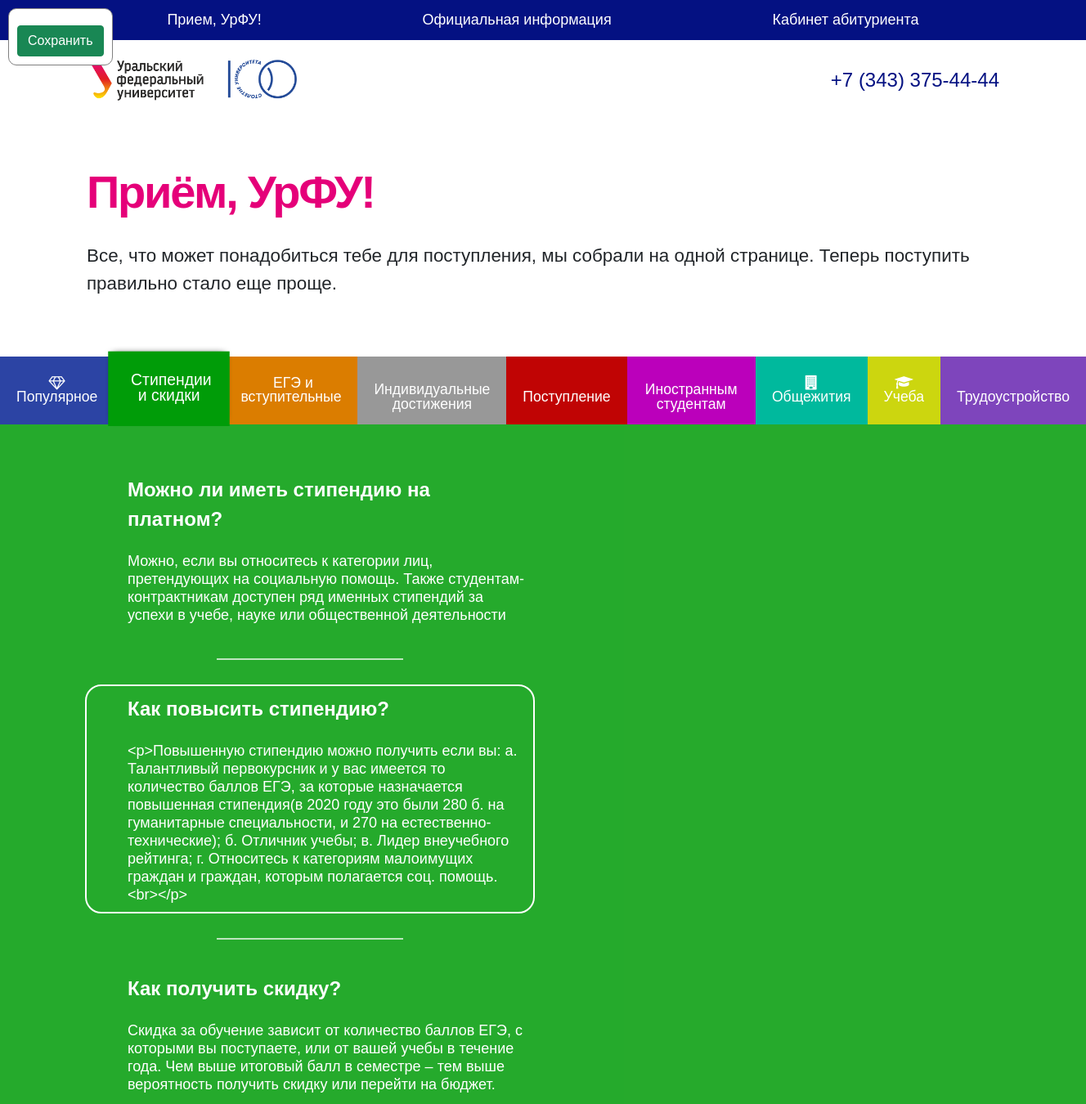
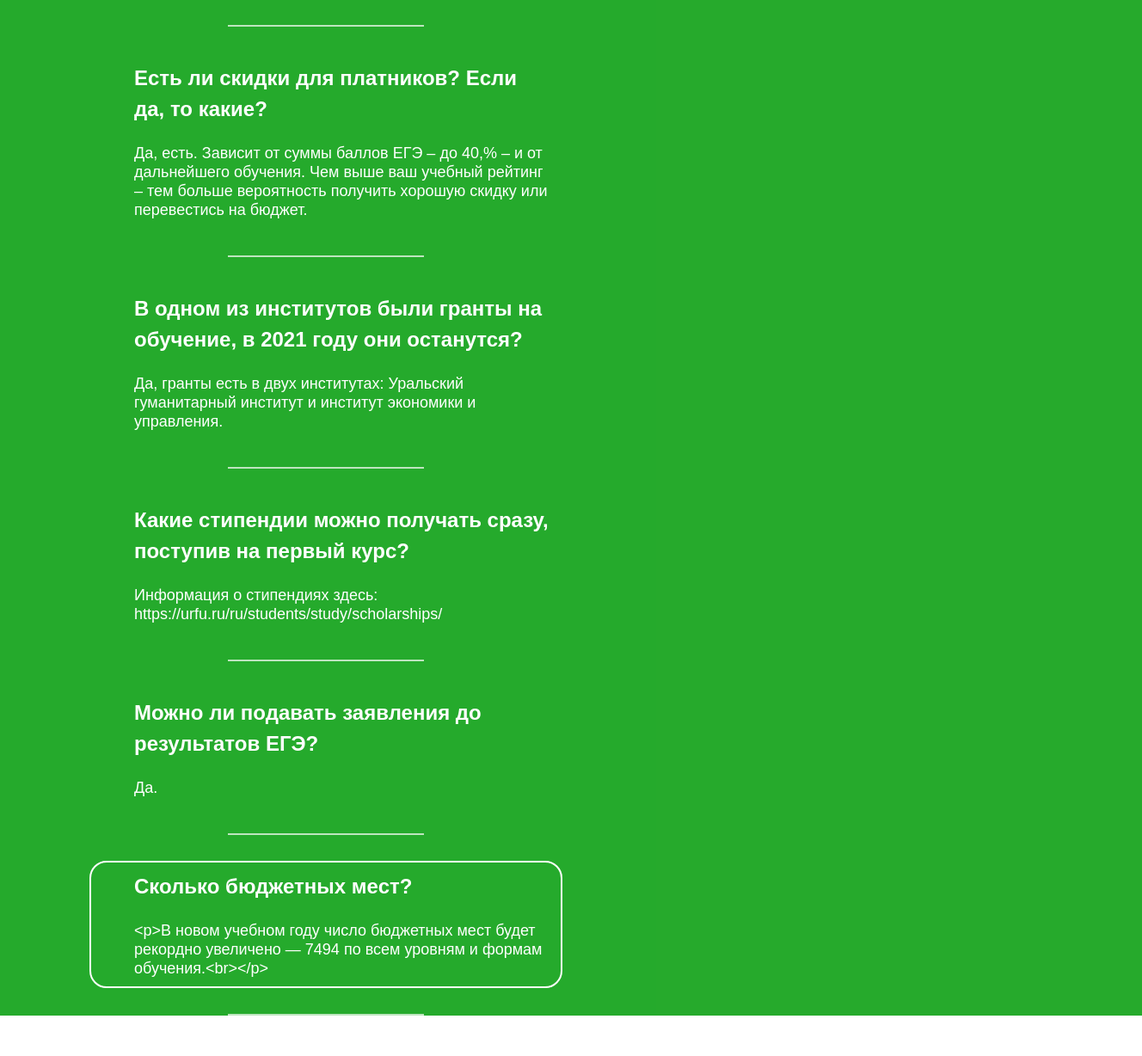
Page /admin/colors?cat_id=2 (signed in, upper part) on the earlier database version (2 pictures, top to bottom).
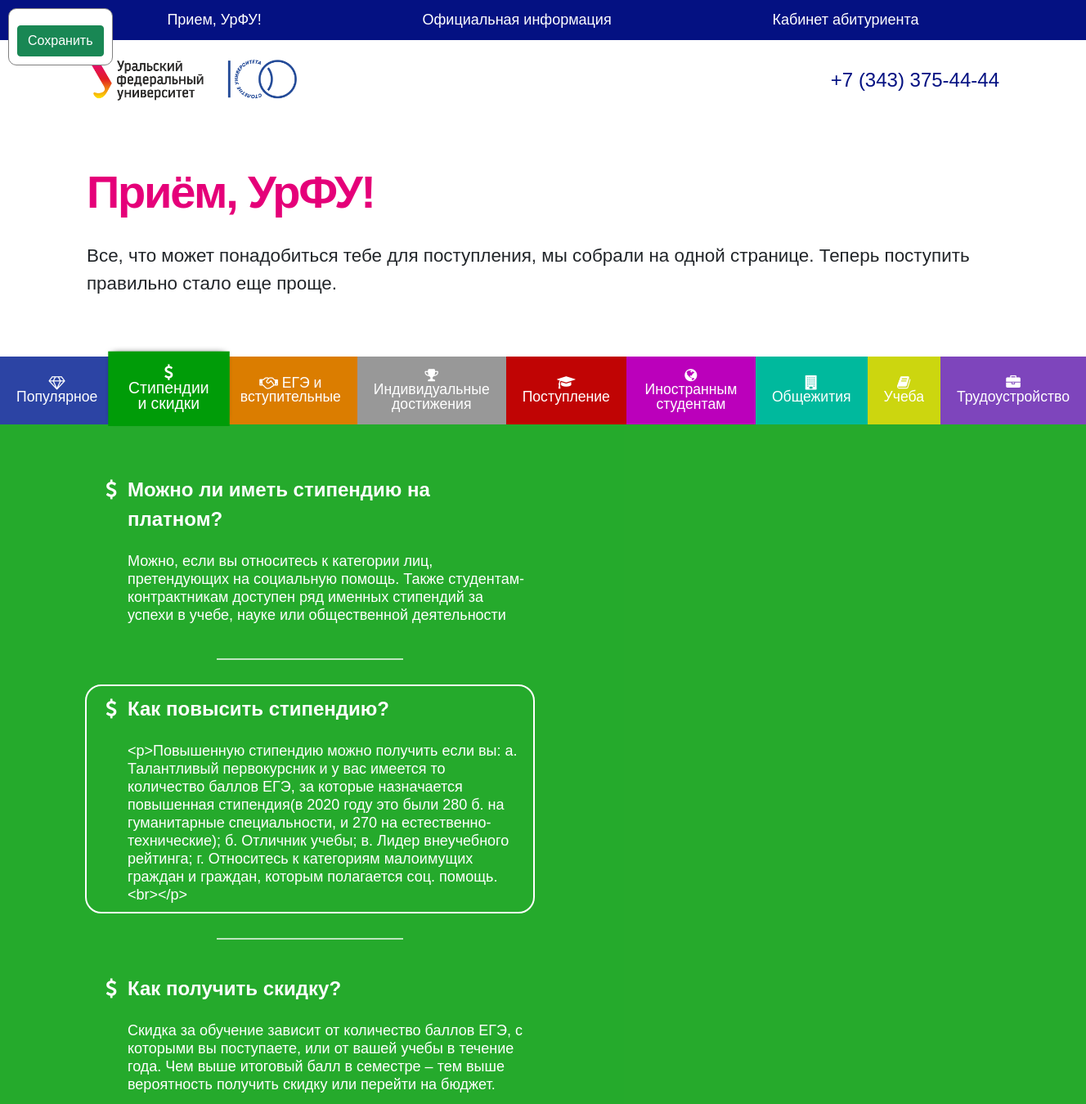
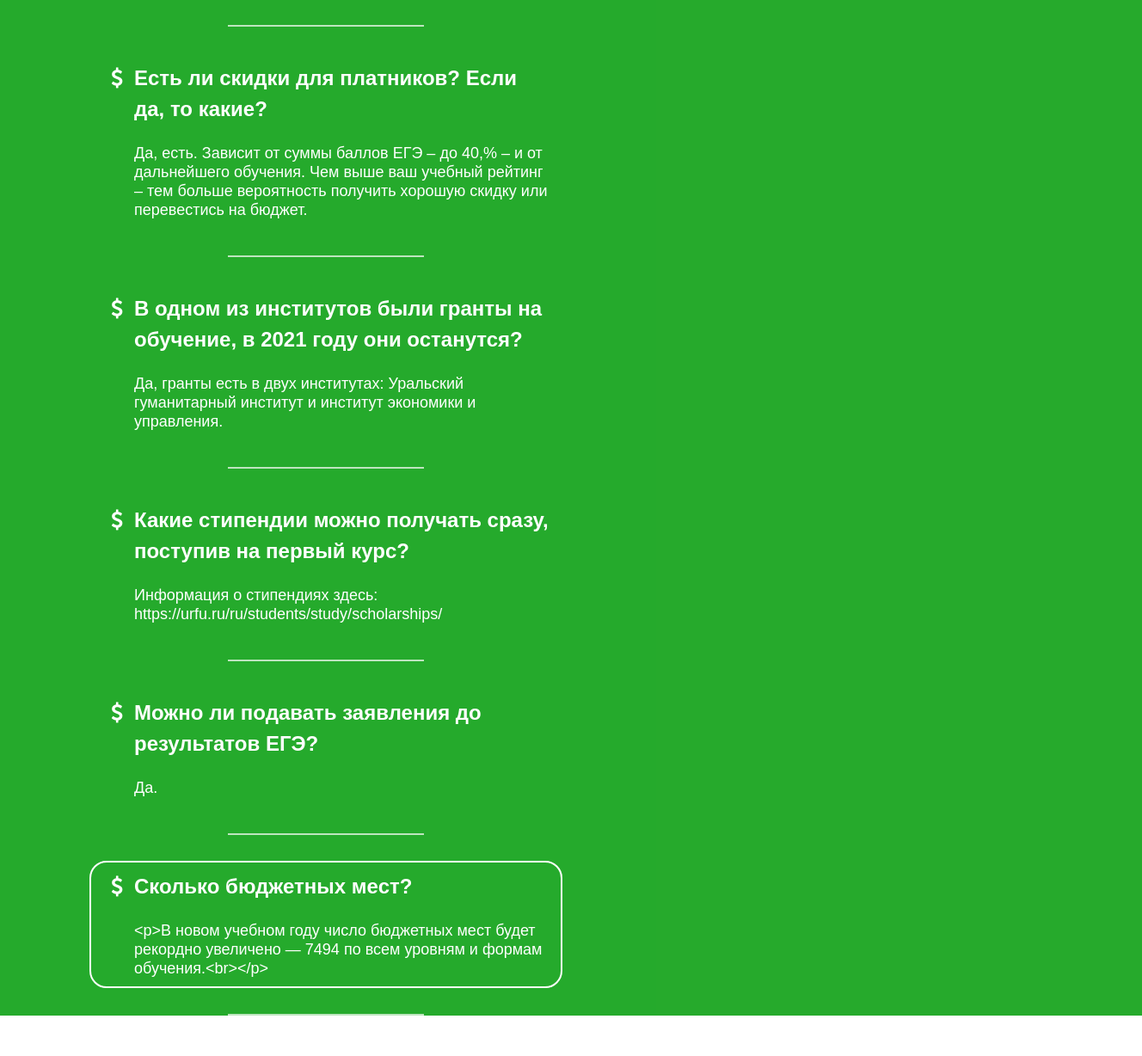
Same page on the later database version (2 pictures, top to bottom).
### dbase.py (models this page shows, shortened)
class Categories(db.Model):
    id = db.Column(db.Integer, primary_key = True)
    name = db.Column(db.String(100), nullable=False)
    priority = db.Column(db.Integer, nullable=False)
    icon_name = db.Column(db.String(30))
    color = db.Column(db.String(7))

class Questions(db.Model):      # __tablename__ = 'posts'
    id = db.Column(db.Integer, primary_key = True)
    question = db.Column(db.String(1000), nullable=False)
    clear_question = db.Column(db.String(1000))
    answer = db.Column(db.Text, nullable = False)
    cat_id = db.Column(db.Integer, db.ForeignKey('categories.id'))
    priority = db.Column(db.Integer, nullable=False)
    is_popular = db.Column(db.Boolean, default = False)
    popular_priority = db.Column(db.Integer, default = 0)

### admin/admin.py (the view, shortened to what this page needs)
@admin.route('/colors')
@login_required
def colors():
    if not current_user.right_category:
        return render_template('admin/access_denied.html')
    cat_id_data = request.args.get("cat_id")
    qa_list = []
    is_popular_category = False
    questions = Questions.query
    try:
        categories_list = Categories.query.order_by(Categories.priority)
    except (NameError, AttributeError):
        return "Ошибка чтения из БД"
    if cat_id_data is None:
        return "Категория не выбрана"
    else:
        try:
            cat_id_data = int(cat_id_data)
        except ValueError:
            return "ID категории должен быть числом"
        current_category = categories_list.get(cat_id_data)
        if current_category is None:
            return "Нет такой категории в БД"
        index = categories_list.all().index(current_category)
        if (categories_list.get(cat_id_data) == None):
            return "Нет такой категории"
        try:
            qa_list = questions.filter(Questions.cat_id == cat_id_data).order_by(Questions.priority)
        except (NameError, AttributeError):
            return "Ошибка чтения из БД"
    return render_template('admin/color_picker.html', qa_list=qa_list, categories_list=categories_list,
                           current_category=current_category, index=index, is_popular_category=is_popular_category)

### admin/admin.py (called while the page is built)
@admin.before_request
def before_request():
    if current_user.is_authenticated:
        if current_user.is_deactivated:
            logout_user()
            flash("Ваш аккаунт заблокирован. Для получения дополнительных сведений обратитесь к администратору",
                  category='danger')
            return redirect(url_for('.login'))

### app.py (called while the page is built)
@login_manager.user_loader
def load_user(user_id):
    return Users.query.get(user_id)

### admin/templates/admin/color_picker.html (shortened to what this page needs)
<!DOCTYPE html>
<html class="js no-touch" lang="ru"><head>
	<link rel="stylesheet" href="{{ url_for('.static', filename='css/bootstrap-reboot.min.css') }}">
	<link rel="stylesheet" href="{{ url_for('.static', filename='css/preview.css') }}">
	<link rel="stylesheet" href="{{ url_for('.static', filename='css/font-awesome.min.css') }}">
	<link href="https://cdn.jsdelivr.net/npm/bootstrap@5.0.0-beta3/dist/css/bootstrap.min.css" rel="stylesheet">
</head>
<body class="language_ru ">
	<div class="site">
		<nav>
			<ul class="nav_wrapper container">
				<li class="nav_item"><a href="#">Прием, УрФУ!</a></li>
				<li class="nav_item"><a href="#">Официальная информация</a></li>
				<li class="nav_item"><a href="#">Кабинет абитуриента</a></li>
			</ul>
		</nav>
		<header class="header-custom">
			<div class="container flex navbar">
				<a href="https://urfu.ru/priemurfu" class="logo">
					<img src="{{ url_for('.static', filename='img/UrFULogo_Russian.png') }}" height="50">
				</a>
				<a href="tel:+73433754444" class="header-phone">+7 (343) 375-44-44</a>
			</div>
		</header>
		<section class="hero">
			<div class="container">
				<div class="hero-text">
					<h1 class="hero-heading">Приём, УрФУ!</h1>
					<p class="hero-paragraph">Все, что может понадобиться тебе
						для&nbsp;поступления, мы собрали на&nbsp;одной странице. Теперь
					поступить правильно стало еще проще.</p>
				</div>
			</div>
		</section>
		<div class="picker_window">
			<div class="picker"
				acp-color="{{ current_category.color }}"
				acp-show-rgb="no"
				acp-show-hsl="no"
				acp-show-hex="yes">
			</div>
			<button class="btn btn-success save_color" id="save_color">Сохранить</button>
		</div>
		<section class="faq">
			<div class="tabs-menu flex">
				{% for category in categories_list %}
				<button style="background-color: {{ category.color }};">
					<i class="fa {{ category.icon_name }}" aria-hidden="true"></i>
					{{ category.name }}
				</button>
				{% endfor %}
			</div>
			<div class="tab-content current_tab" id="current_tab" style="background-color: {{ current_category.color }}; display: block;">
				<div class="tab-content-container" id="tab-content-container">
					{% if is_popular_category %}
						{% for qa in qa_list %}
						<div class="qa_item">
							<div class="qa_item_container">
								<div class="qa_icon">
									<i class="fa {{ qa[1] }}" aria-hidden="true"></i>
								</div>
								<div class="qa_content">
									<div class="qa_question">
										{{ qa[0].question }}
									</div>
									<div class="qa_answer">
										{{ qa[0].answer }}
									</div>
								</div>
							</div>
							<div class="item_separator"></div>
						</div>
						{% endfor %}
					{% else %}
						{% for qa in qa_list %}
						<div class="qa_item">
							<div class="qa_item_container {{ 'active' if qa.is_popular }}">
								<div class="qa_icon">
									<i class="fa {{ current_category.icon_name }}" aria-hidden="true"></i>
								</div>
								<div class="qa_content">
									<div class="qa_question">
										{{ qa.question }}
									</div>
									<div class="qa_answer">
										{{ qa.answer }}
									</div>
								</div>
							</div>
							<div class="item_separator"></div>
						</div>
						{% endfor %}
					{% endif %}
				</div>
			</div>
		</section>
	</div>
</body>
</html>

Differences in the rows shown:
changed Categories "Стипендии и скидки": icon_name empty → "fa-dollar" (drawn)
changed Categories "ЕГЭ и вступительные": icon_name empty → "fa-handshake-o" (drawn)
changed Categories "Индивидуальные достижения": icon_name empty → "fa-trophy" (drawn)
changed Categories "Поступление": icon_name "None" → "fa-graduation-cap" (drawn)
changed Categories "Иностранным студентам": icon_name empty → "fa-globe" (drawn)
changed Categories "Учеба": icon_name "fa-mortar-board" → "fa-book" (drawn)
changed Categories "Трудоустройство": icon_name empty → "fa-briefcase" (drawn)
